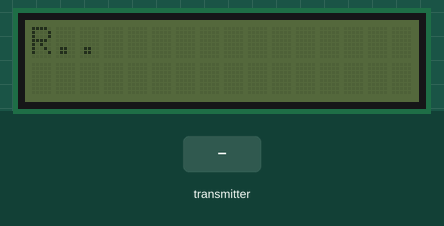
Bench run of a sketch on a simulated Arduino Uno, built with avr-gcc and run on an emulated ATmega328P. Shown: 16×2 character LCD. The test bench sets the inputs (shaded band). No radio packets arrive unless stated; what the sketch prints to the serial monitor is not drawn.

Above: at 2.2 s.
2.3 s: the transmitter starts sending gotByte = 0
At 3.7 s:
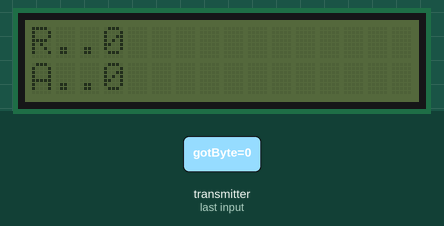
6.3 s: the transmitter starts sending gotByte = 64
At 7.5 s:
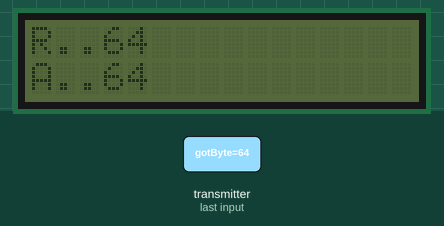
Timing chart, 0 to 9.3 s (numbered marks = the images above; inputs shaded):
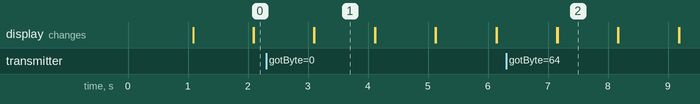

Measured:
- after the input at 2.3 s, the display: first differs from a run without the input after 0.81 s (image 1)
- after the input at 6.3 s, the display: first differs from a run without the input after 0.86 s (image 2)
- what the display in image 1 shows lasts 1.0 s, from 3.1 s to 4.1 s

The sketch:

pong_act_payload.ino
```cpp
/*
  Getting Started example sketch for nRF24L01+ radios
  This is a very basic example of how to send data from one node to another
  Updated: Dec 2014 by TMRh20
*/
#include <SPI.h>
#include "RF24.h"
#include <LiquidCrystal_I2C.h>
#include <printf.h>

LiquidCrystal_I2C lcd(0x27, 16, 2);
/****************** User Config ***************************/
/* Hardware configuration: Set up nRF24L01 radio on SPI bus plus pins 7 & 8 */
RF24 radio(7, 8);
/**********************************************************/

const uint64_t pipes[2] = { 0xABCDABCD71LL, 0x544d52687CLL };              // Radio pipe addresses for the 2 nodes to communicate.
typedef enum { role_ping_out = 1, role_pong_back } role_e;                 // The various roles supported by this sketch
const char* role_friendly_name[] = { "invalid", "Ping out", "Pong back"};  // The debug-friendly names of those roles
role_e role = role_pong_back;

byte counter = 1;

void setup() {
  printf_begin();
  Serial.begin(115200);
  Serial.println(F("RF24/examples/GettingStarted - pong"));
  lcd.init(); // initialize the lcd
  lcd.noBacklight(); //Close the backlight

  // Setup and configure rf radio
  radio.begin();
  radio.setAutoAck(true);                    // Ensure autoACK is enabled
  radio.enableAckPayload();               // Allow optional ack payloads
  radio.setRetries(0, 15);                // Smallest time between retries, max no. of retries
  radio.setPayloadSize(1);                // Here we are sending 1-byte payloads to test the call-response speed
  if ( role == role_ping_out ) {
    Serial.println(F("Ping"));
    radio.openWritingPipe(pipes[0]);
    radio.openReadingPipe(1, pipes[1]);
  }
  else {
    Serial.println(F("Pong"));
    radio.openWritingPipe(pipes[1]);
    radio.openReadingPipe(1, pipes[0]);
    radio.startListening();
  }
  radio.printDetails();

  lcd.print("Pong C:");
  lcd.print(radio.getChannel());
  delay(1000);
  lcd.clear();
}
void loop() {
  /****************** Pong Back Role ***************************/
  lcd.setCursor(0, 0);
  lcd.print("R..");
  byte pipeNo;
  byte gotByte;                                       // Dump the payloads until we've gotten everything
  while (radio.available(&pipeNo)) {
    radio.read( &gotByte, 1 );
    lcd.print(gotByte);
    radio.writeAckPayload(pipeNo, &gotByte, 1 );
    lcd.setCursor(0, 1);
    lcd.print("A..");
    lcd.print(gotByte);
    printf("Get %d . ", gotByte);
  }
  delay(1000);
  lcd.clear();
} // Loop
```
